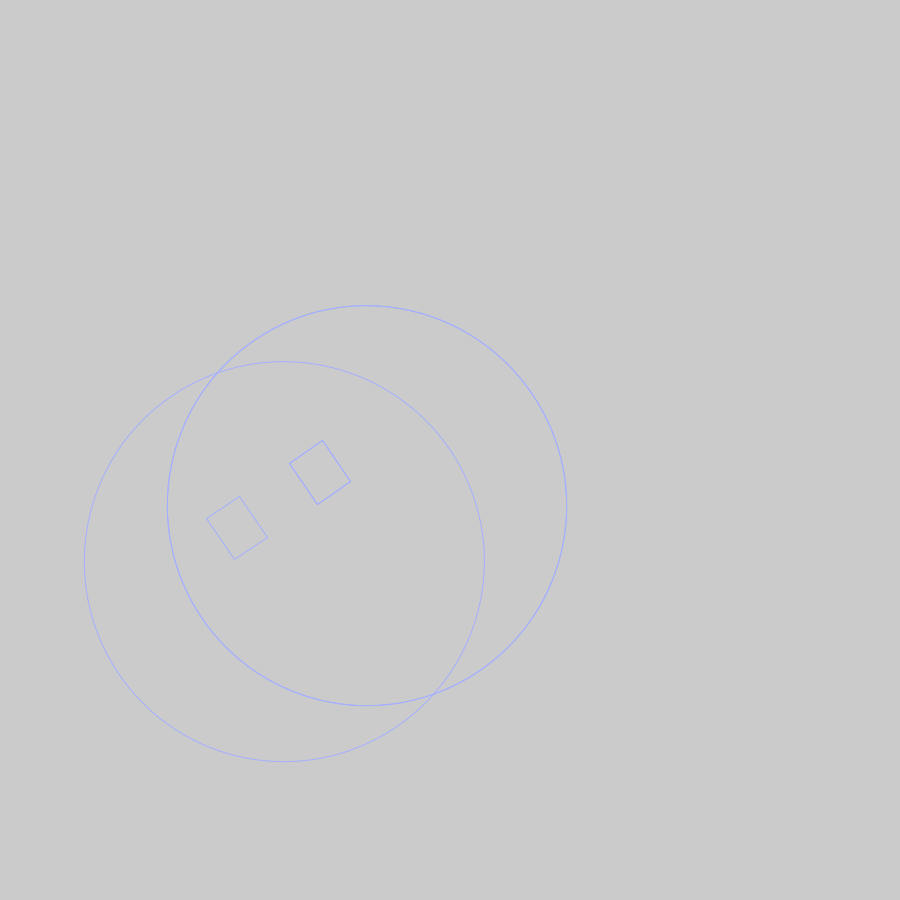
Frame 1 (no input)
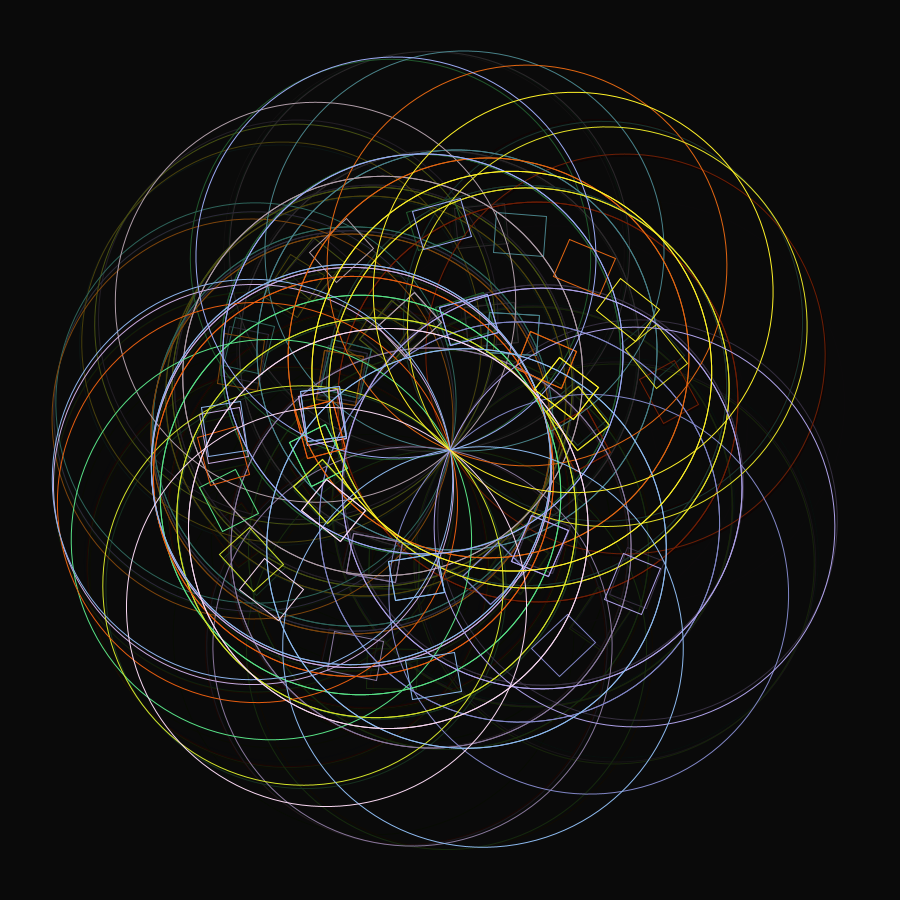
Frame 60 (the mouse pressed at the canvas centre just before this capture)
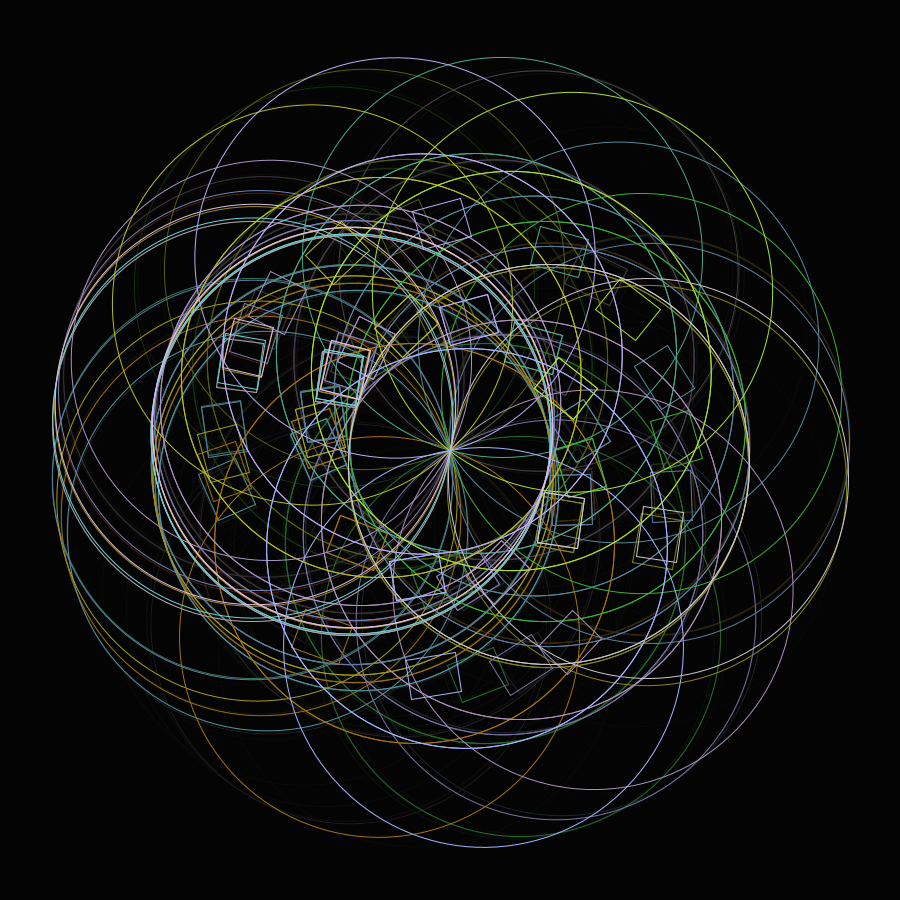
Frame 120 (the mouse held since frame 60 and released just before this capture)

The Processing sketch that drew these frames (run headless with seeded random() and noise(); from frame 60 on, the mouse is pressed at the canvas centre):

// Processing sketch: class03_2_rotate2
// ── class03_2_rotate2.pde
void setup(){
  size(900,900);
  
}

void draw(){

  
  colorMode(RGB);
  noStroke();
  fill(0,frameCount % 50);
  rect(0, 0, 1800, 1800);

  
  pushMatrix();
    float col = random(400);
    noFill();
    strokeWeight(1);
    colorMode(HSB,400);
    stroke(col,400-col,400);
    translate(450, 450);
    rotate(sin( millis() * 500 ) * 3 );
    translate(100,0);
    rectMode(CENTER);
    rect(20,54,40,50);
    ellipse(0,0,400,400);
    translate(100,0);
    rect(20,54,40,50);
    ellipse(0,0,400,400);
    translate(-100,0);
    rect(20,54,40,50);
    ellipse(0,0,400,400);
  popMatrix();
}
